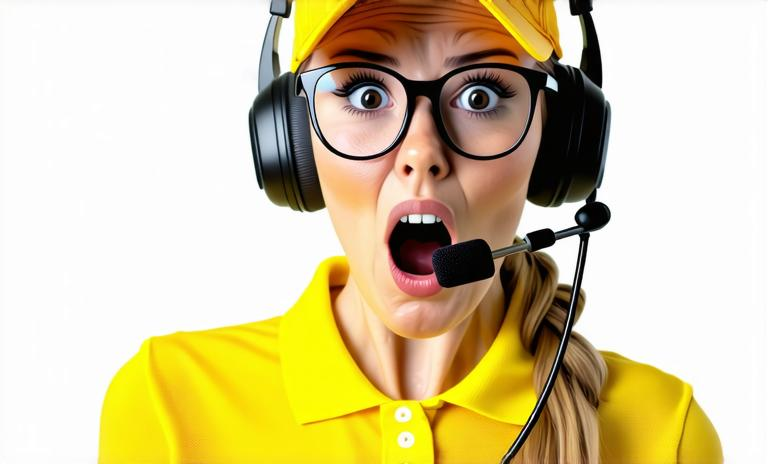
#> input picture AI_Image1.jpg, 768 x 464 px
$ python -i LBP_Sobel_model.py   (imports and definitions only)   (older library calls are emulated)
#> lines starting #> are read from the running program, lines starting #| are printed output that depends on the picture
from tqdm import tqdm
import pandas as pd
import numpy as np
import cv2
import os
from skimage.feature import local_binary_pattern
from sklearn.model_selection import train_test_split
from sklearn.discriminant_analysis import LinearDiscriminantAnalysis
from sklearn.metrics import accuracy_score
import joblib

def extract_features(img, lbp_points=8, lbp_radius=1):
    # Compute LBP image with given points and radius
    lbp = local_binary_pattern(img, lbp_points, lbp_radius, method="uniform")
    # Determine number of histogram bins for LBP
    n_bins = lbp_points + 2
    # Build and normalize histogram of LBP values
    hist, _ = np.histogram(lbp.ravel(), bins=n_bins, range=(0, n_bins))
    hist = hist.astype(float) / (hist.sum() + 1e-7)
    # Compute horizontal and vertical gradients using Sobel
    sobelx = cv2.Sobel(img, cv2.CV_64F, 1, 0, ksize=3)
    sobely = cv2.Sobel(img, cv2.CV_64F, 0, 1, ksize=3)
    # Compute gradient magnitude and its mean and standard deviation
    mag = np.sqrt(sobelx**2 + sobely**2)
    mean_mag = mag.mean()
    std_mag = mag.std()
    # Return combined feature vector (histogram and gradient stats)
    return np.hstack([hist, mean_mag, std_mag])

# [58 lines left out: function train, not called in this run]

>>> import cv2
>>> picture = cv2.imread('../AI_Image1.jpg', cv2.IMREAD_GRAYSCALE)
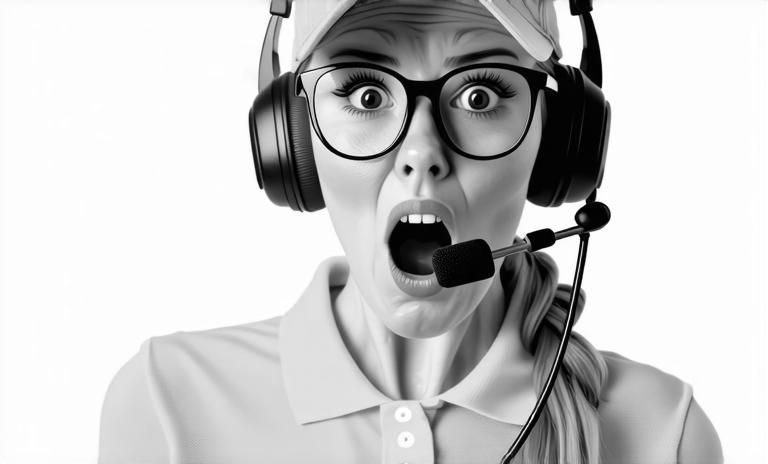
#> picture: shape (464, 768); min 0, max 255, mean 198
>>> result = extract_features(picture)
#> in extract_features, `lbp = local_binary_pattern(img, lbp_points, lbp_radius, method="unifor..`:
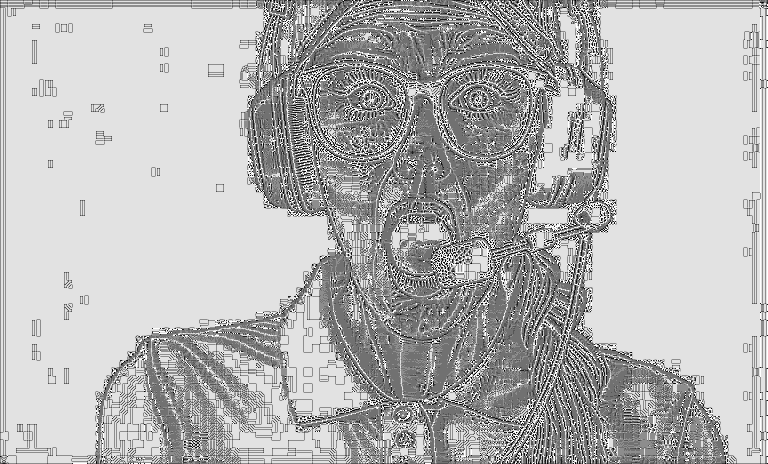
#> lbp: shape (464, 768) float64; min 0, max 9, mean 6.43; drawn with min black and max white
#> in extract_features, `hist, _ = np.histogram(lbp.ravel(), bins=n_bins, range=(0, n_bins))`: hist = [3887, 9401, 3791, 17666, 50451, 42915, 10098, 13330, 192126, 12687]
#> in extract_features, `hist = hist.astype(float) / (hist.sum() + 1e-7)`: hist = [0.0109, 0.0264, 0.0106, 0.0496, 0.142, 0.12, 0.0283, 0.0374, 0.539, 0.0356]
#> in extract_features, `sobelx = cv2.Sobel(img, cv2.CV_64F, 1, 0, ksize=3)`:
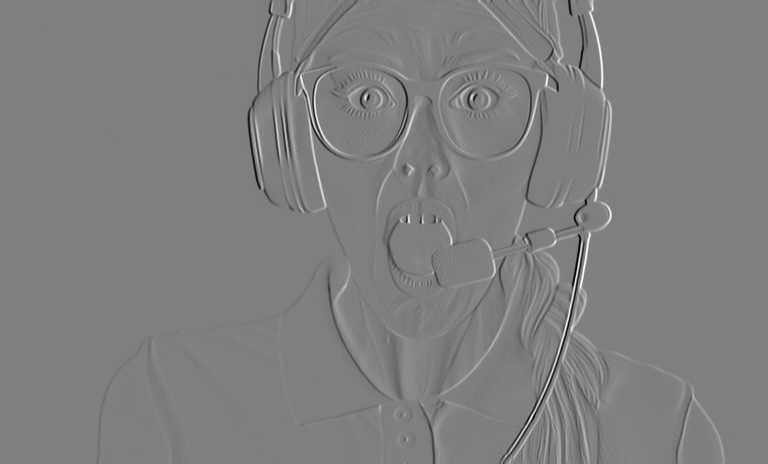
#> sobelx: shape (464, 768) float64; min -1017, max 1016, mean 0; drawn with min black and max white
#> in extract_features, `sobely = cv2.Sobel(img, cv2.CV_64F, 0, 1, ksize=3)`:
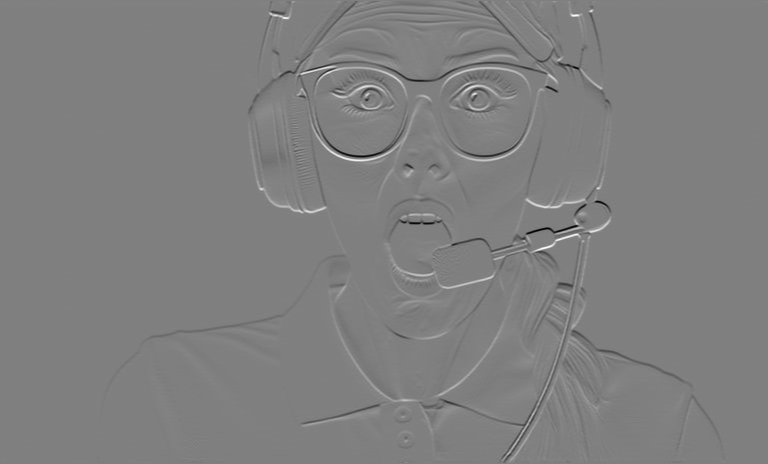
#> sobely: shape (464, 768) float64; min -999, max 993, mean 0; drawn with min black and max white
#> in extract_features, `mag = np.sqrt(sobelx**2 + sobely**2)`:
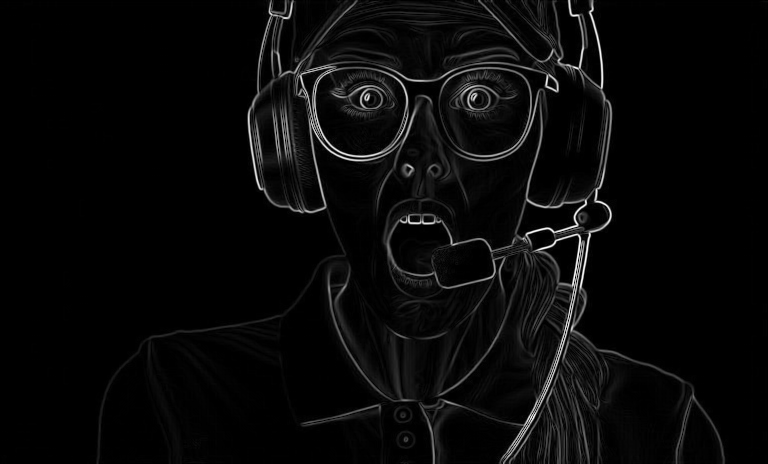
#> mag: shape (464, 768) float64; min 0, max 1031.6, mean 36.7; drawn with min black and max white
#> in extract_features, `mean_mag = mag.mean()`: mean_mag = 36.68
#> in extract_features, `std_mag = mag.std()`: std_mag = 98.84
#> result = [0.0109, 0.0264, 0.0106, 0.0496, 0.142, 0.12, 0.0283, 0.0374, 0.539, 0.0356, 36.68, 98.84]

$ run again, on AI_fromtraindata.jpg
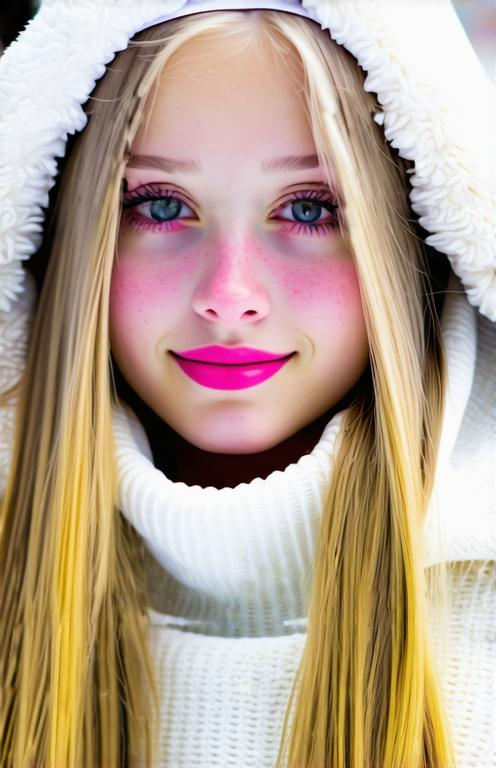
#> input picture AI_fromtraindata.jpg, 496 x 768 px
#> in extract_features, `lbp = local_binary_pattern(img, lbp_points, lbp_radius, method="unifor..`:
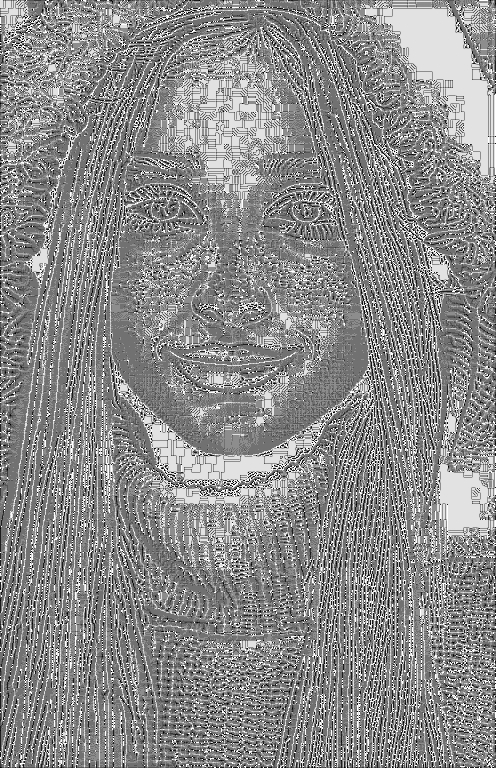
#> lbp: shape (768, 496) float64; min 0, max 9, mean 4.91; drawn with min black and max white
#> in extract_features, `hist, _ = np.histogram(lbp.ravel(), bins=n_bins, range=(0, n_bins))`: hist = [5423, 21163, 7541, 34125, 125034, 75396, 20794, 26106, 42475, 22871]
#> in extract_features, `hist = hist.astype(float) / (hist.sum() + 1e-7)`: hist = [0.0142, 0.0556, 0.0198, 0.0896, 0.328, 0.198, 0.0546, 0.0685, 0.112, 0.06]
#> in extract_features, `mag = np.sqrt(sobelx**2 + sobely**2)`:
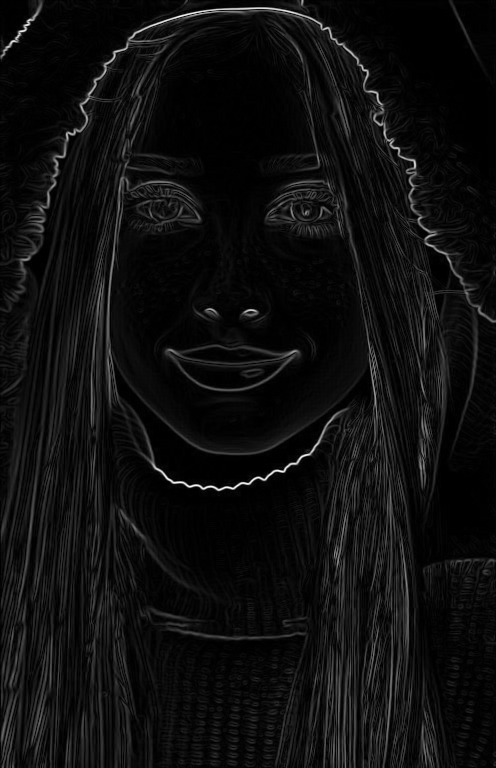
#> mag: shape (768, 496) float64; min 0, max 963.3, mean 56.2; drawn with min black and max white
#> mean_mag = 56.22
#> std_mag = 75.59
#> result = [0.0142, 0.0556, 0.0198, 0.0896, 0.328, 0.198, 0.0546, 0.0685, 0.112, 0.06, 56.22, 75.59]

$ run again, on AI2.png
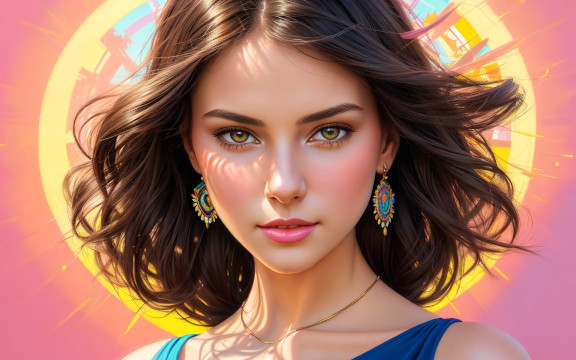
#> input picture AI2.png, 576 x 360 px
#> in extract_features, `lbp = local_binary_pattern(img, lbp_points, lbp_radius, method="unifor..`:
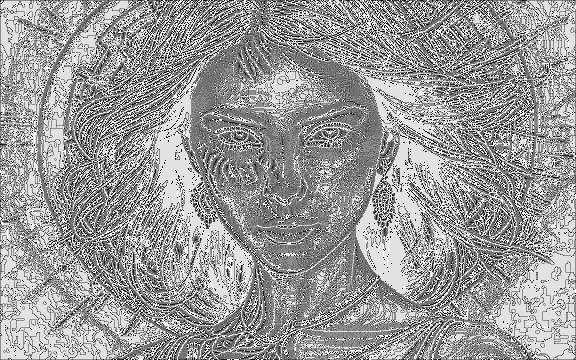
#> lbp: shape (360, 576) float64; min 0, max 9, mean 5.47; drawn with min black and max white
#> in extract_features, `hist, _ = np.histogram(lbp.ravel(), bins=n_bins, range=(0, n_bins))`: hist = [7396, 11273, 4962, 21179, 33481, 33276, 9660, 16204, 50972, 18957]
#> in extract_features, `hist = hist.astype(float) / (hist.sum() + 1e-7)`: hist = [0.0357, 0.0544, 0.0239, 0.102, 0.161, 0.16, 0.0466, 0.0781, 0.246, 0.0914]
#> in extract_features, `mag = np.sqrt(sobelx**2 + sobely**2)`:
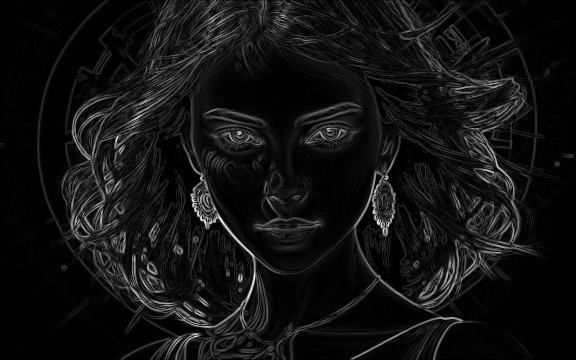
#> mag: shape (360, 576) float64; min 0, max 734.5, mean 53.3; drawn with min black and max white
#> mean_mag = 53.26
#> std_mag = 76.87
#> result = [0.0357, 0.0544, 0.0239, 0.102, 0.161, 0.16, 0.0466, 0.0781, 0.246, 0.0914, 53.26, 76.87]
